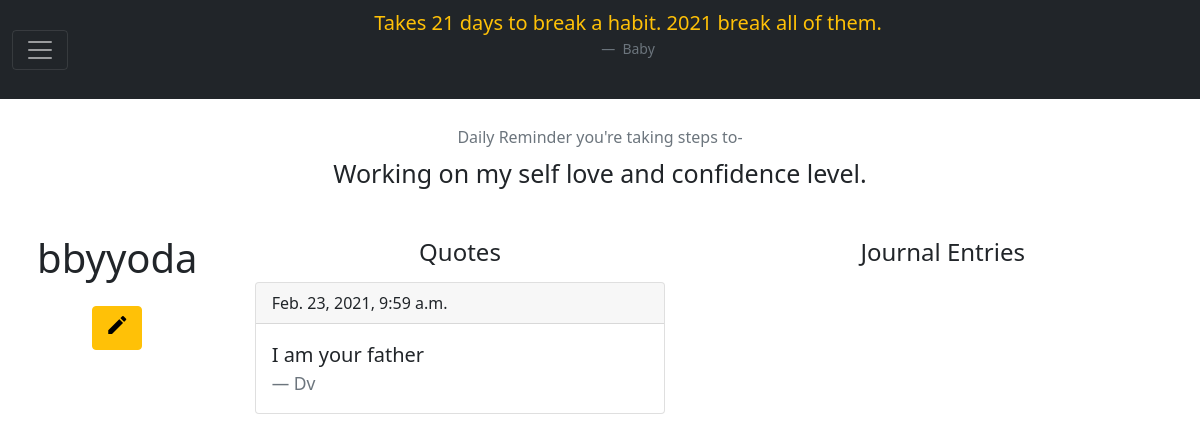
The page /profile (signed in) on the database as committed earlier.
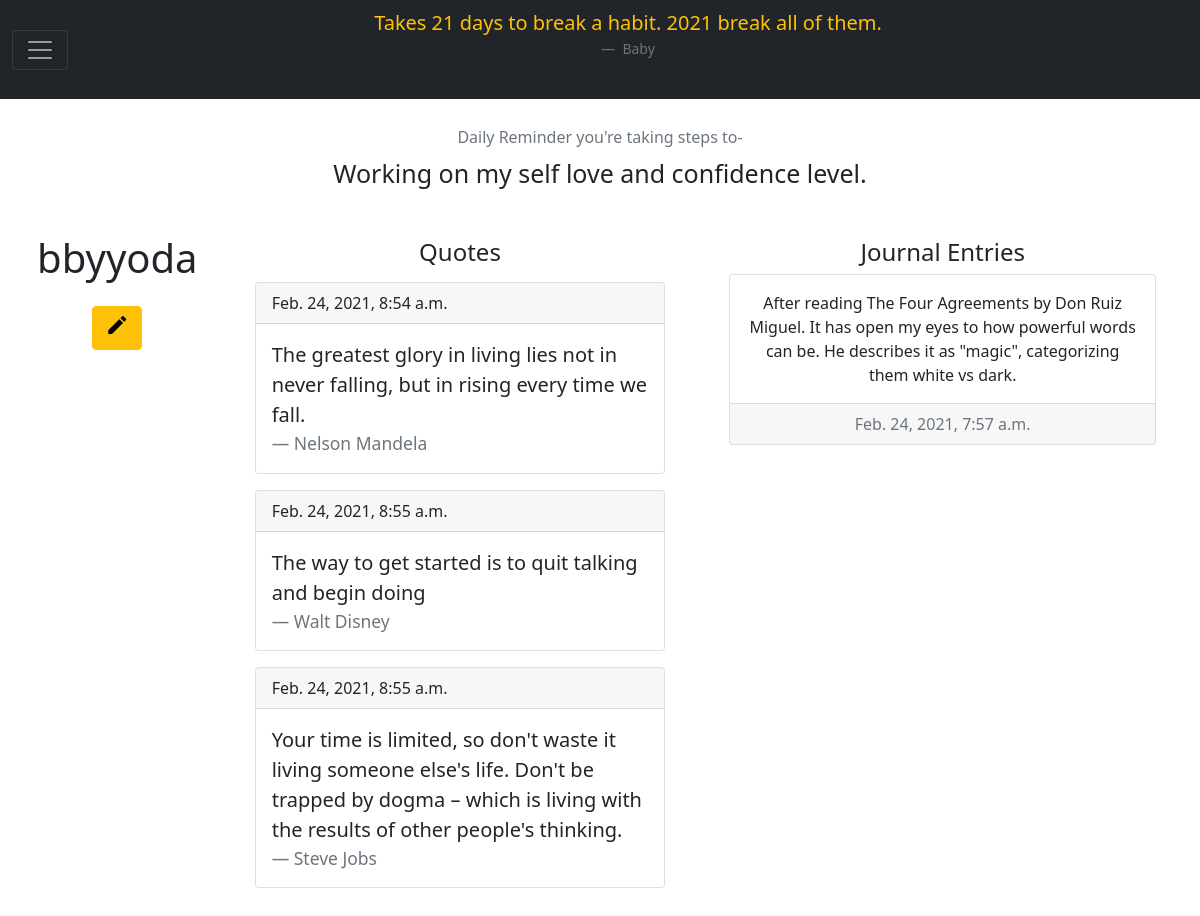
The same page on the database as committed later.
### blossom_app/models.py (models this page shows)
class Quotes(models.Model):
    the_quote = models.TextField(null=True)
    quote_author = models.CharField(max_length=200, null=True)
    user = models.ForeignKey(Users, related_name='quote', on_delete=models.CASCADE)
    created_at = models.DateTimeField(auto_now_add=True)
    updated_at = models.DateTimeField(auto_now = True)

class Journal_Entires(models.Model):
    entry = models.TextField()
    user = models.ForeignKey(Users, related_name='journal_entry', on_delete=models.CASCADE)
    created_at = models.DateTimeField(auto_now_add=True)
    updated_at = models.DateTimeField(auto_now = True)

### blossom_app/views.py (the view)
# urls.py: path('profile', views.profile),
def profile(request):
    if request.method =="GET":
        current_user = Users.objects.get(id=request.session['user_id'])
        context = {
            'quotes': Quotes.objects.filter(user=current_user ),
            'journal_entries':Journal_Entires.objects.filter(user=current_user ),
            'user': current_user
        }
        return render(request, 'bloom_profile.html', context)
    return redirect('/bloomboard')

### blossom_app/templates/bloom_profile.html (shortened to what this page needs)
<!DOCTYPE html>
<html lang="en">
<head>
    <link href="https://cdn.jsdelivr.net/npm/bootstrap@5.0.0-beta2/dist/css/bootstrap.min.css" rel="stylesheet"
 />
</head>
<body>
    <nav class="navbar navbar-dark bg-dark">
        <div class="container-fluid">
            <button class="navbar-toggler" type="button" data-bs-toggle="collapse" data-bs-target="#navbar"
                aria-controls="navbarToggleExternalContent" aria-expanded="false" aria-label="Toggle navigation">
                <span class="navbar-toggler-icon"></span>
            </button>
            <figure class="text-center mx-auto">
                <blockquote class="blockquote text-warning">
                    <p>{{user.personal_quote}}</p>
                </blockquote>
                <figcaption class="blockquote-footer">
                    {{user.first_name}} {{current_user.last_name}}
                </figcaption>
            </figure>
        </div>
    </nav>
    <header class="m-3">
        <div class="card text-center mx-auto" style="width: 800px; border-color: white;">
            <div class="card-body">
                <h6 class="card-subtitle mb-2 text-muted">
                    Daily Reminder you're taking steps to-
                </h6>
                <p class="card-text" style="font-size: 25px">
                    {{user.reasons}}
                </p>
            </div>
        </div>
    </header>
    <div class="container-fluid">
        <div class="row p-1 mx-auto ">
            <div class="col-2 m-1 text-center">
                <h1 class="display-6">{{user.username}}</h1>
                <button type="button" class="btn btn-warning m-3">
                    <a href="/edit_profile/{{user.id}}">
                        <span title="Add Friend" class="material-icons" style="color: black">edit</span>
                    </a>
                </button>
            </div>
            <div class="col  m-2">
                <h4 class="text-center">Quotes</h4>
                {% for quote in quotes %}
                <div class="card m-3">
                    <div class="card-header">
                        {{quote.updated_at}}
                    </div>
                    <div class="card-body">
                        <blockquote class="blockquote mb-0">
                            <p>{{quote.the_quote}}</p>
                            <footer class="blockquote-footer">{{quote.quote_author}}</footer>
                        </blockquote>
                    </div>
                </div>
                {% endfor %}
            </div>
            <div class="col  m-2">
                <h4 class="text-center">Journal Entries</h4>
                {% for entry in journal_entries %}
                <div class="card text-center m-2">
                    <div class="card-body">
                        <p class="card-text">{{entry.entry}}</p>
                    </div>
                    <div class="card-footer text-muted">
                        {{entry.updated_at}}
                    </div>
                </div>
                {% endfor %}
            </div>
        </div>
    </div>
</body>
</html>

Rows that differ between the two databases and show on the page:
removed Quotes: updated_at "Feb. 23, 2021, 9:59 a.m.", the_quote "I am your father", quote_author "Dv"
added Quotes: updated_at "Feb. 24, 2021, 8:54 a.m.", the_quote "The greatest glory in living lies not in never falling, but in rising every time we fall.", quote_author "Nelson Mandela"
added Quotes: updated_at "Feb. 24, 2021, 8:55 a.m.", the_quote "The way to get started is to quit talking and begin doing", quote_author "Walt Disney"
added Quotes: updated_at "Feb. 24, 2021, 8:55 a.m.", the_quote "Your time is limited, so don't waste it living someone else's life. Don't be trapped by dogma – which is living with the results of other people's thinking.", quote_author "Steve Jobs"
added Journal_Entires: entry "After reading The Four Agreements by Don Ruiz Miguel. It has open my eyes to how powerful words can be. He describes it as \"magic\", categorizing them white vs dark.", updated_at "Feb. 24, 2021, 7:57 a.m."
